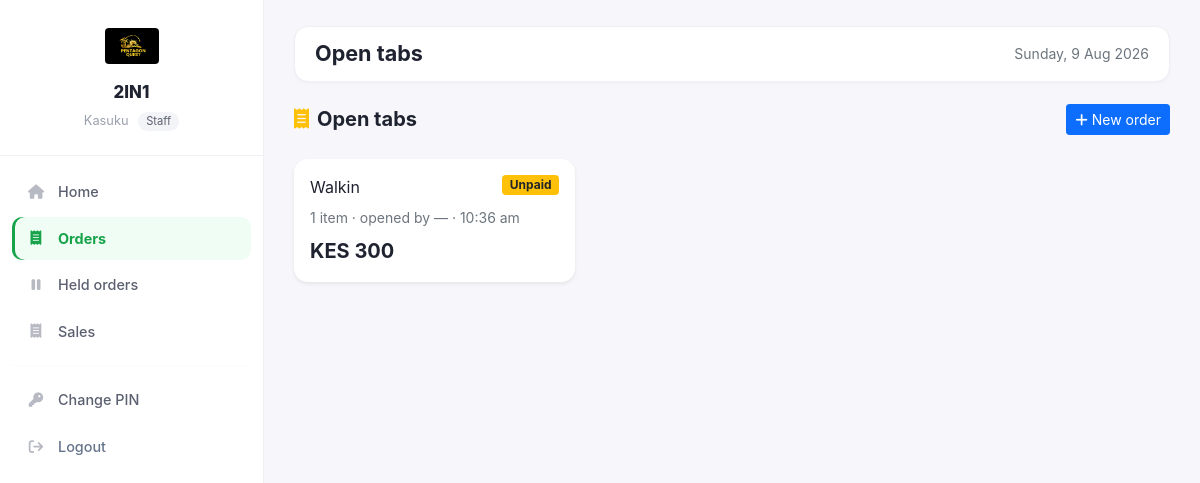
The app's page /public/staff/orders/index.php (signed in) with its own data.
### tables this page shows
CREATE TABLE `tenants` (
  `id` int NOT NULL AUTO_INCREMENT,
  `name` varchar(150) NOT NULL,
  `slug` varchar(150) NOT NULL,
  `owner_user_id` int DEFAULT NULL,
  `status` enum('active','suspended','cancelled') NOT NULL DEFAULT 'active',
  `logo_path` varchar(255) DEFAULT NULL,
  `currency` varchar(8) NOT NULL DEFAULT 'KES',
  `phone` varchar(30) DEFAULT NULL,
  `address` varchar(255) DEFAULT NULL,
  `receipt_footer` varchar(255) DEFAULT NULL,
  `kra_pin` varchar(20) DEFAULT NULL,
  `created_at` datetime NOT NULL DEFAULT CURRENT_TIMESTAMP,
  `updated_at` datetime NOT NULL DEFAULT CURRENT_TIMESTAMP ON UPDATE CURRENT_TIMESTAMP,
  PRIMARY KEY (`id`),
  UNIQUE KEY `uq_tenant_slug` (`slug`),
  KEY `idx_tenant_status` (`status`)
);

CREATE TABLE `orders` (
  `id` int NOT NULL AUTO_INCREMENT,
  `tenant_id` int NOT NULL,
  `table_name` varchar(120) NOT NULL,
  `channel` enum('walkin','tab') NOT NULL DEFAULT 'tab',
  `opened_by` int NOT NULL,
  `receipt_number` varchar(32) NOT NULL,
  `status` enum('open','paid','void') NOT NULL DEFAULT 'open',
  `subtotal` decimal(12,2) NOT NULL DEFAULT '0.00',
  `total` decimal(12,2) NOT NULL DEFAULT '0.00',
  `payment_method` enum('cash','mpesa','split') DEFAULT NULL,
  `cash_amount` decimal(12,2) DEFAULT NULL,
  `mpesa_amount` decimal(12,2) DEFAULT NULL,
  `amount_tendered` decimal(12,2) DEFAULT NULL,
  `change_due` decimal(12,2) DEFAULT NULL,
  `paid_by` int DEFAULT NULL,
  `paid_at` datetime DEFAULT NULL,
  `created_at` datetime NOT NULL DEFAULT CURRENT_TIMESTAMP,
  `updated_at` datetime NOT NULL DEFAULT CURRENT_TIMESTAMP ON UPDATE CURRENT_TIMESTAMP,
  PRIMARY KEY (`id`),
  UNIQUE KEY `uq_order_receipt` (`tenant_id`,`receipt_number`),
  KEY `idx_order_tenant` (`tenant_id`),
  KEY `idx_order_status` (`tenant_id`,`status`)
);

### app/helpers/TenantContext.php (called while the page is built, shortened)
<?php
class TenantContext
{
    private static ?int $tenantId = null;
    private static ?string $role  = null;
    private static array $caps    = [];
    public static function boot(): void
    {
        self::$tenantId = $_SESSION['tenant_id']    ?? null;
        self::$role     = $_SESSION['role']         ?? null;
        self::$caps     = $_SESSION['capabilities'] ?? [];
    }
    public static function tenantId(): ?int { self::ensure(); return self::$tenantId; }
    public static function role(): ?string  { self::ensure(); return self::$role; }
    public static function can(string $cap): bool
    {
        return in_array(Capabilities::ALL, self::$caps, true)
            || in_array($cap, self::$caps, true);
    }
}

### app/helpers/PathConfig.php (called while the page is built, shortened)
<?php
if (!function_exists('public_url')) {
    function public_url(string $path = ''): string
    {
        $base = defined('BASE_URL') ? (string) BASE_URL : '/public';
        $base = rtrim($base, '/');
        $path = ltrim($path, '/');
        return $base === '' ? '/' . ($path !== '' ? $path : '') : $base . '/' . $path;
    }
}

### app/app.php (called while the page is built, shortened)
<?php
require_once __DIR__ . '/helpers/PathConfig.php';
spl_autoload_register(function ($class) {
    foreach (['Models\\' => '/app/models/', 'Controllers\\' => '/app/controllers/'] as $prefix => $dir) {
        if (strpos($class, $prefix) === 0) {
            $file = ROOT_PATH . $dir . substr($class, strlen($prefix)) . '.php';
            if (is_file($file)) { require_once $file; return; }
        }
    }
    foreach (['/app/helpers/', '/app/services/'] as $dir) {
        $file = ROOT_PATH . $dir . $class . '.php';
        if (is_file($file)) { require_once $file; return; }
    }
});

### app/models/Model.php (called while the page is built, shortened)
<?php
abstract class Model
{
    protected PDO $db;
    protected string $table;
    protected bool $tenantScoped = true;
    public function __construct(?PDO $db = null)
    {
        $this->db = $db ?? \Database::pdo();
    }
    protected function scopeTenantId(): ?int
    {
        if (!$this->tenantScoped) {
            return null;
        }
        $tid = \TenantContext::tenantId();
        return $tid;
    }
    public function find(int $id): ?array
    {
        $sql = "SELECT * FROM {$this->table} WHERE id = :id";
        $params = [':id' => $id];
        $stmt = $this->db->prepare($sql);
        $stmt->execute($params);
        $row = $stmt->fetch();
        return $row ?: null;
    }
}

### app/models/OrderModel.php (called while the page is built, shortened)
<?php
class OrderModel extends Model
{
    public function openOrders(): array
    {
        $tid = \TenantContext::tenantId();
        $sql = "SELECT o.*, u.username AS opened_by_name,
                       (SELECT COUNT(*) FROM order_items oi WHERE oi.order_id = o.id) AS item_count
                  FROM orders o
             LEFT JOIN users u ON u.id = o.opened_by
                 WHERE o.tenant_id = ? AND o.status = 'open'
              ORDER BY o.created_at ASC, o.id ASC";
        $stmt = $this->db->prepare($sql);
        $stmt->execute([$tid]);
        return $stmt->fetchAll();
    }
}

### app/helpers/Database.php (called while the page is built, shortened)
<?php
class Database
{
    private static ?PDO $pdo = null;
    public static function pdo(): PDO
    {
        if (self::$pdo === null) {
            $cfg = require ROOT_PATH . '/app/config/database.php';
            $dsn = sprintf(
                'mysql:host=%s;dbname=%s;charset=%s',
                $cfg['host'],
                $cfg['dbname'],
                $cfg['charset'] ?? 'utf8mb4'
            );
            self::$pdo = new PDO($dsn, $cfg['username'], $cfg['password'], [
                PDO::ATTR_ERRMODE            => PDO::ERRMODE_EXCEPTION,
                PDO::ATTR_DEFAULT_FETCH_MODE => PDO::FETCH_ASSOC,
                PDO::ATTR_EMULATE_PREPARES   => false,
            ]);
            self::$pdo->exec("SET time_zone = '+03:00'");
        }
        return self::$pdo;
    }
}

### app/helpers/Branding.php (called while the page is built, shortened)
<?php
class Branding
{
    public static function tenantLogo(?array $tenant): string
    {
        if ($tenant && !empty($tenant['logo_path'])) {
            return public_url(self::normalizeStoredPath($tenant['logo_path']));
        }
        return self::loginLogo();
    }
    private static function normalizeStoredPath(string $path): string
    {
        $path = ltrim($path, '/');
        if (strpos($path, 'public/') === 0) {
            $path = substr($path, strlen('public/'));
        }
        return $path;
    }
}

### public/staff/orders/index.php (the view, shortened to what this page needs)
<?php
require_once __DIR__ . '/../../../app/app.php';
$pdo = Database::pdo();
$O = new Models\OrderModel($pdo);
$orders = $O->openOrders();
$isStaffViewer = TenantContext::role() === 'staff';
$viewBase = $isStaffViewer ? public_url('staff/orders/view.php') : public_url('super/orders/view.php');
?>
<div class="d-flex align-items-center justify-content-between mb-4 flex-wrap gap-2">
  <h1 class="h5 mb-0 fw-bold"><i class="fas fa-receipt me-2 text-warning"></i>Open tabs</h1>
  <?php if ($isStaffViewer): ?>
  <a href="<?php echo public_url('staff/orders/new.php'); ?>" class="btn btn-sm btn-primary"><i class="fas fa-plus me-1"></i>New order</a>
  <?php endif; ?>
</div>
<?php if (!$orders): ?>
  <div class="card border-0 shadow-sm" style="border-radius:14px;"><div class="card-body p-5 text-center text-muted">
    <i class="fas fa-inbox fa-2x mb-2 d-block" style="opacity:.3;"></i>
    No open tabs right now.
  </div></div>
<?php else: ?>
  <div class="row g-3">
    <?php foreach ($orders as $o): ?>
    <div class="col-12 col-sm-6 col-lg-4">
      <a class="card border-0 shadow-sm h-100 text-decoration-none text-reset" style="border-radius:14px;" href="<?php echo $viewBase . '?id=' . (int) $o['id']; ?>">
        <div class="card-body p-3">
          <div class="d-flex justify-content-between align-items-start mb-2">
            <div class="fw-semibold"><?php echo htmlspecialchars($o['table_name']); ?></div>
            <span class="badge bg-warning text-dark">Unpaid</span>
          </div>
          <div class="text-muted small mb-2">
            <?php echo (int) $o['item_count']; ?> item<?php echo (int) $o['item_count'] === 1 ? '' : 's'; ?>
            · opened by <?php echo htmlspecialchars($o['opened_by_name'] ?? '—'); ?>
            · <?php echo date('g:i a', strtotime($o['created_at'])); ?>
          </div>
          <div class="fw-bold fs-5">KES <?php echo number_format((float) $o['total'], 0); ?></div>
        </div>
      </a>
    </div>
    <?php endforeach; ?>
  </div>
<?php endif; ?>
<?php
$__layout = $isStaffViewer ? 'staff' : 'tenants';
include __DIR__ . '/../../templates/' . $__layout . '/layout.php';

### public/components/staff/sidebar.php (shortened to what this page needs)
<?php
require_once __DIR__ . '/../../../app/helpers/PathConfig.php';
$__tenant   = $__tenant ?? null;
$shopName   = $__tenant['name'] ?? 'My Shop';
$logo = Branding::tenantLogo($__tenant);
$username   = $_SESSION['username'] ?? 'User';
$uri        = $_SERVER['REQUEST_URI'] ?? '';
$isOn = function (string $needle) use ($uri): string {
    return strpos($uri, $needle) !== false ? 'active' : '';
};
?>
<aside class="t-sidebar" id="tSidebar">
    <div class="t-brand">
        <img class="t-logo" src="<?php echo htmlspecialchars($logo); ?>" alt="<?php echo htmlspecialchars($shopName); ?>">
        <div class="t-shop"><?php echo htmlspecialchars($shopName); ?></div>
        <div class="t-user">
            <?php echo htmlspecialchars($username); ?>
            <span class="t-role">Staff</span>
        </div>
    </div>
    <nav class="t-nav">
        <a class="t-link <?php echo $isOn('/dashboard'); ?>" href="<?php echo public_url('staff/dashboard/'); ?>">
            <i class="fas fa-house"></i><span>Home</span>
        </a>
        <?php if (TenantContext::can(Capabilities::SALES_RECORD)): ?>
        <a class="t-link <?php echo $isOn('/staff/orders/held') ? '' : $isOn('/staff/orders'); ?>" href="<?php echo public_url('staff/orders/'); ?>">
            <i class="fas fa-receipt"></i><span>Orders</span>
        </a>
        <a class="t-link <?php echo $isOn('/staff/orders/held'); ?>" href="<?php echo public_url('staff/orders/held.php'); ?>">
            <i class="fas fa-pause"></i><span>Held orders</span>
        </a>
        <?php endif; ?>
        <?php if (TenantContext::can(Capabilities::SALES_VIEW)): ?>
        <a class="t-link <?php echo $isOn('/staff/sales'); ?>" href="<?php echo public_url('staff/sales/'); ?>">
            <i class="fas fa-receipt"></i><span>Sales</span>
        </a>
        <?php endif; ?>
        <hr>
        <a class="t-link <?php echo $isOn('/staff/change-pin'); ?>" href="<?php echo public_url('staff/change-pin.php'); ?>">
            <i class="fas fa-key"></i><span>Change PIN</span>
        </a>
        <a class="t-link t-danger" href="<?php echo public_url('auth/logout.php'); ?>">
            <i class="fas fa-arrow-right-from-bracket"></i><span>Logout</span>
        </a>
    </nav>
</aside>

### public/templates/staff/layout.php (style rules this page uses)
:root { --pos-green:#16a34a; --pos-green-dark:#15803d; --pos-green-light:#f0fdf4; --pos-bg:#f7f7fb; --pos-ink:#1f2330; }
* { box-sizing:border-box; }
body { margin:0;font-family:-apple-system,'Segoe UI',Roboto,Arial,sans-serif;background:var(--pos-bg);color:var(--pos-ink); }
.btn-primary { --bs-btn-bg:var(--pos-green); --bs-btn-border-color:var(--pos-green); --bs-btn-hover-bg:var(--pos-green-dark); --bs-btn-hover-border-color:var(--pos-green-dark); --bs-btn-active-bg:var(--pos-green-dark); --bs-btn-active-border-color:var(--pos-green-dark); --bs-btn-disabled-bg:var(--pos-green); --bs-btn-disabled-border-color:var(--pos-green); }
a { color:var(--pos-green); }
.card { border-radius:14px; }

### public/components/staff/sidebar.php (style rules this page uses)
:root { --t-bg:#fff; --t-bg2:var(--pos-green-light,#f0fdf4); --t-line:#eef0f4; --t-accent:var(--pos-green,#16a34a); --t-text:#5b6070; }
.t-sidebar { width:264px; background:var(--t-bg); color:var(--t-text); position:fixed; left:0; top:0; height:100vh; overflow-y:auto; z-index:1001; transition:transform .3s ease; border-right:1px solid var(--t-line); }
.t-brand { padding:24px 20px; border-bottom:1px solid var(--t-line); text-align:center; position:relative; }
.t-logo { height:44px; max-width:160px; object-fit:contain; border-radius:8px; padding:4px; }
.t-shop { margin-top:12px; font-weight:800; color:#1f2330; font-size:1.05rem; }
.t-user { margin-top:6px; font-size:.8rem; color:#9aa0ac; }
.t-role { display:inline-block; margin-left:6px; padding:1px 8px; border-radius:999px; background:#f3f4f7; color:#5b6070; font-size:.7rem; }
.t-nav { padding:14px 12px; }
.t-link { display:flex; align-items:center; gap:12px; padding:11px 14px; border-radius:10px; color:var(--t-text); text-decoration:none; font-size:.9rem; margin-bottom:3px; font-weight:500; }
.t-link i { width:20px; color:#b7bac3; text-align:center; }
.t-link.active { background:var(--t-bg2); color:var(--t-accent); font-weight:700; box-shadow:inset 3px 0 0 var(--t-accent); }
.t-link.active i { color:var(--t-accent); }
.t-danger { color:#64748b; }
.t-nav hr { border:0; border-top:1px solid var(--t-line); margin:12px 0; }

### records on screen
tenants: logo_path (picture), name "2IN1"
orders: table_name "Walkin", item_count "1", opened_by_name "—", created_at "10:36 am", total "300"

### other values on screen
$username "Kasuku"
$page_title "Open tabs"
